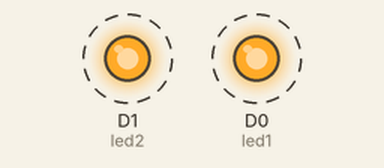
Recording of a sketch running on a simulated ESP8266 (NodeMCU). Parts: output pins drawn as LEDs (lit = HIGH). Dashed ring = blinking.

Above: at 0.2 s.
Timing chart, 0 to 3.0 s (numbered marks = the images above):
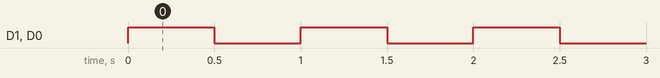

The sketch:

led_flip-flop.ino
```cpp
int led1 = D0;
int led2 = D1;

void setup() {
  pinMode(led1, OUTPUT);
  pinMode(led2, OUTPUT);
}
void loop() {
  digitalWrite(led1, HIGH);
  digitalWrite(led2, HIGH);
  delay(500);
  digitalWrite(led1, LOW);
  digitalWrite(led2, LOW);
  delay(500);
}
```

Measured:
- by itself, D1 (led2), D0 (led1): alternates HIGH for 0.50 s and LOW for 0.50 s
